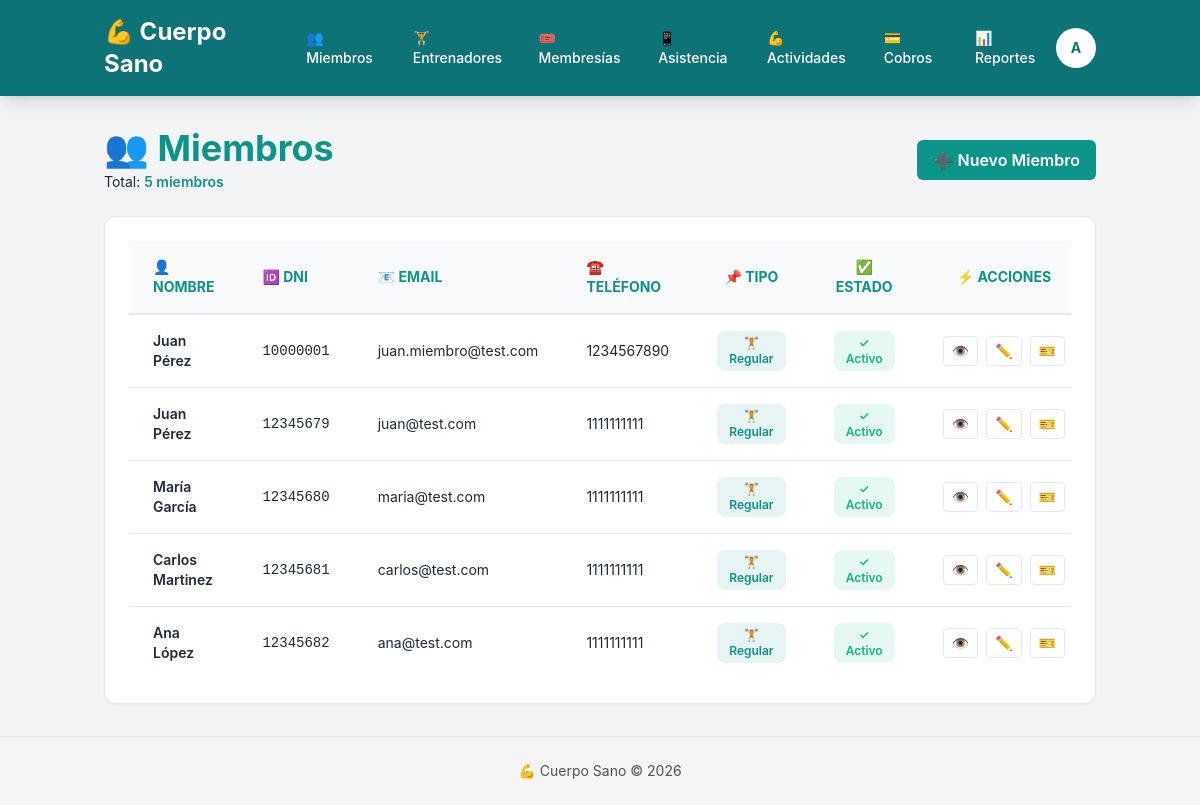
The app's page /miembros/ (signed in), older data.
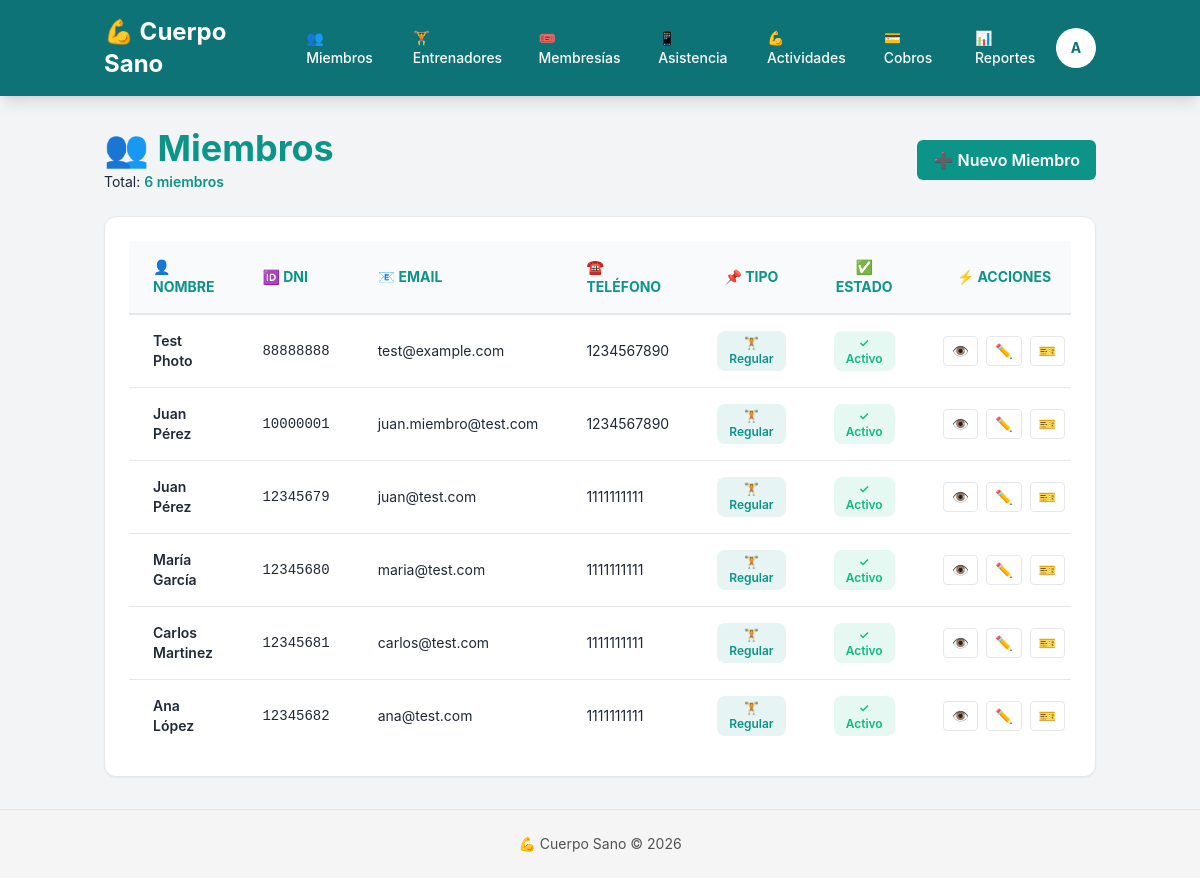
The same page, newer data.
### miembros/models.py (models this page shows, shortened)
class Miembro(models.Model):
    TIPO_CHOICES = [
        ('REGULAR', 'Regular'),
        ('ESTUDIANTE', 'Estudiante'),
        ('MAYOR', 'Persona Mayor'),
    ]
    usuario = models.OneToOneField(User, on_delete=models.SET_NULL, null=True, blank=True, related_name='miembro')
    nombre = models.CharField(max_length=100)
    apellido = models.CharField(max_length=100)
    dni = models.CharField(max_length=15, unique=True)
    email = models.EmailField(blank=True)
    telefono = models.CharField(max_length=20, blank=True)
    foto = models.ImageField(
        upload_to='miembros/',
        blank=True,
        null=True,
        validators=[FileExtensionValidator(allowed_extensions=['jpg', 'jpeg', 'png', 'gif'])],
        help_text='Máximo 5MB. Formatos: JPG, PNG, GIF'
    )
    tipo_miembro = models.CharField(max_length=20, choices=TIPO_CHOICES, default='REGULAR')
    activo = models.BooleanField(default=True)
    fecha_alta = models.DateField(auto_now_add=True)
    membresia_activa = models.ForeignKey(
        'membresias.Membresia',
        on_delete=models.PROTECT,
        related_name='miembro_activo',
        help_text='Membresía activa del miembro - requerida para registrar cobros'
    )

### miembros/views.py (the view)
# urls.py: path('', views.lista_miembros, name='lista'),
@login_required
def lista_miembros(request):
    if not _puede_ver_miembros(request.user):
        return HttpResponseForbidden('No tienes permiso para ver esta página')
    miembros = Miembro.objects.all().order_by('-fecha_alta')
    context = {
        'miembros': miembros,
        'total': miembros.count(),
    }
    return render(request, 'miembros/lista.html', context)

### miembros/templatetags/custom_tags.py (called while the page is built)
@register.filter
def has_group(user, group_name):
    return user.groups.filter(name=group_name).exists()

### miembros/views.py (called while the page is built)
def _puede_ver_miembros(user):
    return user.groups.filter(name__in=['Admin', 'Recepcion']).exists()

### miembros/templates/miembros/lista.html (shortened to what this page needs)
{% extends 'base.html' %}
{% block content %}
<div class="space-y-6">
    <div class="flex justify-between items-center">
        <div>
            <h1 class="text-4xl font-bold text-primary">👥 Miembros</h1>
            <p class="text-gray text-sm mt-1">Total: <span class="font-semibold text-primary">{{ total }} miembros</span></p>
        </div>
        <a href="{% url 'miembros:crear' %}" class="btn-primary px-4 py-2 rounded-md font-semibold text-white hover:opacity-90 inline-block">
            ➕ Nuevo Miembro
        </a>
    </div>
    {% if miembros %}
    <div class="card overflow-hidden">
        <div class="overflow-x-auto">
            <table class="w-full text-sm">
                <thead class="bg-gray-50 border-b-2 border-gray-200">
                    <tr>
                        <th class="text-left px-6 py-4 font-bold text-primary">👤 NOMBRE</th>
                        <th class="text-left px-6 py-4 font-bold text-primary">🆔 DNI</th>
                        <th class="text-left px-6 py-4 font-bold text-primary">📧 EMAIL</th>
                        <th class="text-left px-6 py-4 font-bold text-primary">☎️ TELÉFONO</th>
                        <th class="text-center px-6 py-4 font-bold text-primary">📌 TIPO</th>
                        <th class="text-center px-6 py-4 font-bold text-primary">✅ ESTADO</th>
                        <th class="text-center px-6 py-4 font-bold text-primary">⚡ ACCIONES</th>
                    </tr>
                </thead>
                <tbody class="divide-y divide-gray-200">
                    {% for miembro in miembros %}
                    <tr class="hover:bg-light transition-colors">
                        <td class="px-6 py-4 font-semibold text-dark">{{ miembro.nombre }} {{ miembro.apellido }}</td>
                        <td class="px-6 py-4 font-mono text-gray">{{ miembro.dni }}</td>
                        <td class="px-6 py-4 text-gray">{{ miembro.email|default:'—' }}</td>
                        <td class="px-6 py-4 text-gray">{{ miembro.telefono|default:'—' }}</td>
                        <td class="px-6 py-4 text-center">
                            {% if miembro.tipo_miembro == 'REGULAR' %}
                                <span class="badge badge-primary text-xs">🏋️ Regular</span>
                            {% elif miembro.tipo_miembro == 'ESTUDIANTE' %}
                                <span class="badge badge-success text-xs">🎓 Estudiante</span>
                            {% else %}
                                <span class="badge badge-warning text-xs">⭐ VIP</span>
                            {% endif %}
                        </td>
                        <td class="px-6 py-4 text-center">
                            {% if miembro.activo %}
                            <span class="badge badge-success text-xs">✓ Activo</span>
                            {% else %}
                            <span class="badge badge-danger text-xs">✗ Inactivo</span>
                            {% endif %}
                        </td>
                        <td class="px-6 py-4 text-center">
                            <div class="flex gap-2 justify-center">
                                <a href="{% url 'miembros:detalle' miembro.pk %}" class="btn-ghost px-2 py-1 rounded text-sm hover:opacity-70" title="Ver detalles">👁️</a>
                                <a href="{% url 'miembros:editar' miembro.pk %}" class="btn-ghost px-2 py-1 rounded text-sm hover:opacity-70" title="Editar">✏️</a>
                                <a href="{% url 'miembros:carnet' miembro.pk %}" class="btn-ghost px-2 py-1 rounded text-sm hover:opacity-70" title="Ver carnet">🎫</a>
                            </div>
                        </td>
                    </tr>
                    {% endfor %}
                </tbody>
            </table>
        </div>
    </div>
    {% else %}
    <div class="alert alert-info">
        <div>No hay miembros registrados aún. <a href="{% url 'miembros:crear' %}" class="font-semibold text-primary hover:opacity-70">Crear el primero</a></div>
    </div>
    {% endif %}
</div>
{% endblock %}

Row changes from the older to the newer data that the page shows:
added Miembro: nombre "Test", apellido "Photo", dni "88888888", email "test@example.com", telefono "1234567890", tipo_miembro "🏋️ Regular", activo "✓ Activo"
Text that changed along with them:
{{ total }}: "5" → "6"
